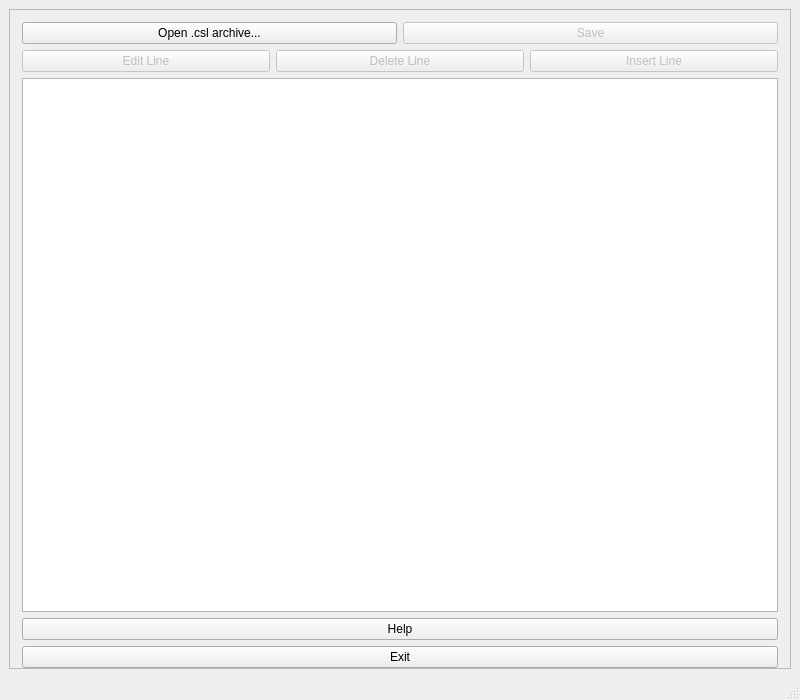
<?xml version="1.0" encoding="UTF-8"?>
<ui version="4.0">
 <class>MainWindow</class>
 <widget class="QMainWindow" name="MainWindow">
  <property name="geometry">
   <rect>
    <x>0</x>
    <y>0</y>
    <width>800</width>
    <height>700</height>
   </rect>
  </property>
  <property name="windowTitle">
   <string>Archive Editor 3.0</string>
  </property>
  <widget class="QWidget" name="centralwidget">
   <layout class="QVBoxLayout" name="verticalLayout_2">
    <item>
     <widget class="QFrame" name="frame">
      <property name="frameShape">
       <enum>QFrame::StyledPanel</enum>
      </property>
      <property name="frameShadow">
       <enum>QFrame::Raised</enum>
      </property>
      <layout class="QVBoxLayout" name="verticalLayout">
       <property name="leftMargin">
        <number>12</number>
       </property>
       <property name="topMargin">
        <number>12</number>
       </property>
       <property name="rightMargin">
        <number>12</number>
       </property>
       <property name="bottomMargin">
        <number>0</number>
       </property>
       <item>
        <layout class="QHBoxLayout" name="horizontalLayout_2">
         <property name="leftMargin">
          <number>0</number>
         </property>
         <property name="topMargin">
          <number>0</number>
         </property>
         <property name="rightMargin">
          <number>0</number>
         </property>
         <property name="bottomMargin">
          <number>0</number>
         </property>
         <item>
          <widget class="QPushButton" name="pushButtonOpen">
           <property name="text">
            <string>Open .csl archive...</string>
           </property>
           <property name="autoDefault">
            <bool>true</bool>
           </property>
           <property name="default">
            <bool>false</bool>
           </property>
          </widget>
         </item>
         <item>
          <widget class="QPushButton" name="pushButtonSave">
           <property name="enabled">
            <bool>false</bool>
           </property>
           <property name="text">
            <string>Save</string>
           </property>
          </widget>
         </item>
        </layout>
       </item>
       <item>
        <layout class="QHBoxLayout" name="horizontalLayout_3">
         <property name="leftMargin">
          <number>0</number>
         </property>
         <property name="rightMargin">
          <number>0</number>
         </property>
         <item>
          <widget class="QPushButton" name="pushButtonEdit">
           <property name="enabled">
            <bool>false</bool>
           </property>
           <property name="text">
            <string>Edit Line</string>
           </property>
           <property name="autoDefault">
            <bool>true</bool>
           </property>
          </widget>
         </item>
         <item>
          <widget class="QPushButton" name="pushButtonDelete">
           <property name="enabled">
            <bool>false</bool>
           </property>
           <property name="text">
            <string>Delete Line</string>
           </property>
          </widget>
         </item>
         <item>
          <widget class="QPushButton" name="pushButtonInsert">
           <property name="enabled">
            <bool>false</bool>
           </property>
           <property name="text">
            <string>Insert Line</string>
           </property>
          </widget>
         </item>
        </layout>
       </item>
       <item>
        <widget class="QListWidget" name="listWidget"/>
       </item>
       <item>
        <widget class="QPushButton" name="pushButtonHelp">
         <property name="text">
          <string>Help</string>
         </property>
        </widget>
       </item>
       <item>
        <widget class="QPushButton" name="pushButtonExit">
         <property name="text">
          <string>Exit</string>
         </property>
        </widget>
       </item>
      </layout>
     </widget>
    </item>
   </layout>
  </widget>
  <widget class="QMenuBar" name="menubar">
   <property name="geometry">
    <rect>
     <x>0</x>
     <y>0</y>
     <width>800</width>
     <height>43</height>
    </rect>
   </property>
  </widget>
  <widget class="QStatusBar" name="statusbar"/>
 </widget>
 <resources/>
 <connections>
  <connection>
   <sender>pushButtonExit</sender>
   <signal>clicked()</signal>
   <receiver>MainWindow</receiver>
   <slot>close()</slot>
   <hints>
    <hint type="sourcelabel">
     <x>615</x>
     <y>932</y>
    </hint>
    <hint type="destinationlabel">
     <x>615</x>
     <y>510</y>
    </hint>
   </hints>
  </connection>
 </connections>
</ui>
